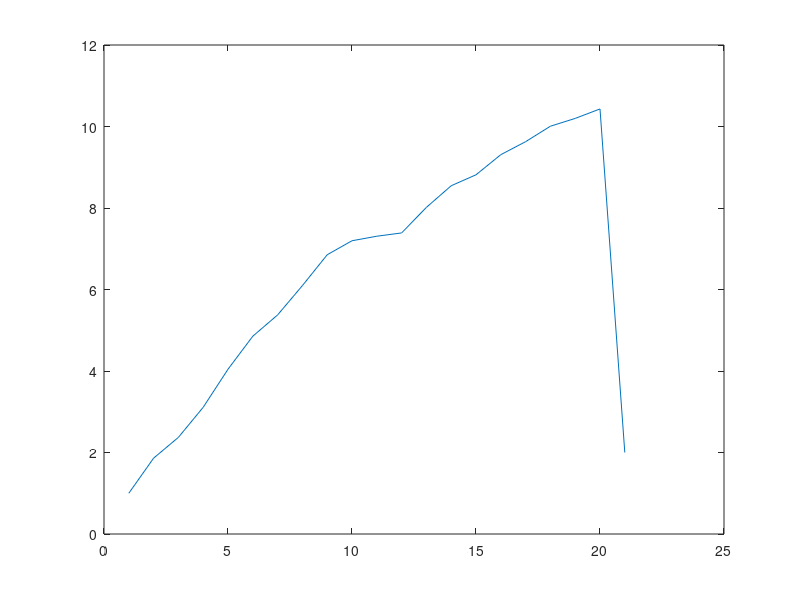

The MATLAB script that drew this image:
expectW= [];
varW = [];
delta_t = 0.05;
t1 = 1;
t2 = 2;
t3 = -1;
%when t equal to 2, the index will be 22
index = 21;
x(1) = 1;
x(index) = 2;
n = 2-0.05;
%wiener process of w1 and w2 is just a normal distribution
w(1) = rand*sqrt(1);
w(index)= rand*sqrt(2-1);

%expected value of given variables
expectW(1) = 0;
expectW(index) = 0;

%variance of given variables
varW(1) = 1;
varW(index) = 1;

%calcuates the expected value from t1 to t2
%each expected value is stored in expectW(k)

    k=1;
    for t=1.05:0.05:n
        k = k+1;
        t_prev=t-delta_t;
        A = ( (t2-t)/(t2-t_prev) )*w(k);
        B = ( (t-t_prev)/(t2-t_prev) )*w(index);
        expectW(k) = A+B;
        
    end
    
   % plot(expectW);
   % hold on

%calcuates the variance from t1 to t2
%each variance value is stored in varW(k)
    k=1;
    for t=1.05:0.05:n
        k = k+1;
        t_prev=t-delta_t;
        A = (t2-t) * (t2-t_prev);
        B = t2-t_prev;
        varW(k) = A/B;
        
    end
    %plot(varW);
    
%calculate x(k)

k=1;
for t=2:1:index-1
    rand_val = expectW(k) + (rand*sqrt(varW(k)));
    x(t) = x(t-1) + rand_val;
    k =k+1;
end

plot(x);


